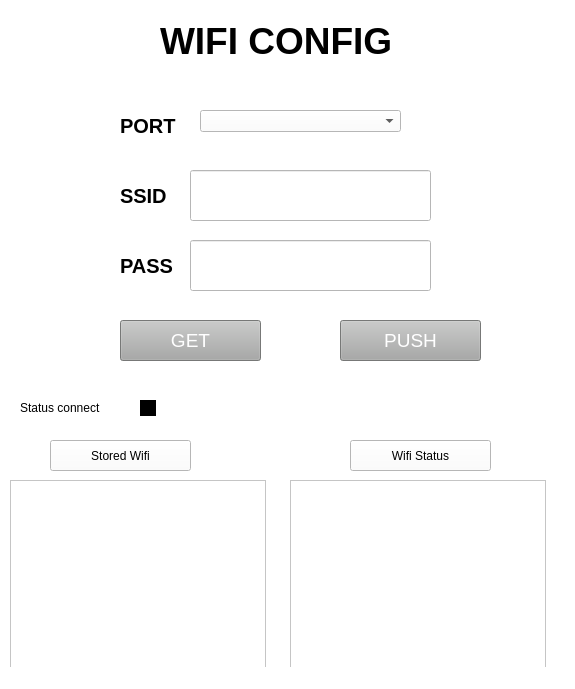
<?xml version="1.0" encoding="UTF-8"?>
<ui version="4.0">
 <class>MainWindow</class>
 <widget class="QMainWindow" name="MainWindow">
  <property name="geometry">
   <rect>
    <x>0</x>
    <y>0</y>
    <width>575</width>
    <height>689</height>
   </rect>
  </property>
  <property name="focusPolicy">
   <enum>Qt::TabFocus</enum>
  </property>
  <property name="windowTitle">
   <string>MainWindow</string>
  </property>
  <property name="toolTipDuration">
   <number>4</number>
  </property>
  <property name="styleSheet">
   <string notr="true">
background-color: rgb(0255, 255, 255);</string>
  </property>
  <property name="toolButtonStyle">
   <enum>Qt::ToolButtonTextOnly</enum>
  </property>
  <widget class="QWidget" name="centralwidget">
   <widget class="QLineEdit" name="SSID">
    <property name="geometry">
     <rect>
      <x>190</x>
      <y>170</y>
      <width>241</width>
      <height>51</height>
     </rect>
    </property>
    <property name="font">
     <font>
      <pointsize>14</pointsize>
      <weight>50</weight>
      <bold>false</bold>
     </font>
    </property>
    <property name="styleSheet">
     <string notr="true">font-size:14pt; color:rgb(0, 0, 0)</string>
    </property>
   </widget>
   <widget class="QLabel" name="label_3">
    <property name="geometry">
     <rect>
      <x>120</x>
      <y>250</y>
      <width>61</width>
      <height>31</height>
     </rect>
    </property>
    <property name="font">
     <font>
      <pointsize>15</pointsize>
      <weight>75</weight>
      <bold>true</bold>
     </font>
    </property>
    <property name="styleSheet">
     <string notr="true">font-size:15pt; color:rgb(0, 0, 0)</string>
    </property>
    <property name="text">
     <string>PASS</string>
    </property>
   </widget>
   <widget class="QLabel" name="label">
    <property name="geometry">
     <rect>
      <x>160</x>
      <y>20</y>
      <width>281</width>
      <height>41</height>
     </rect>
    </property>
    <property name="font">
     <font>
      <pointsize>28</pointsize>
      <weight>75</weight>
      <bold>true</bold>
     </font>
    </property>
    <property name="cursor">
     <cursorShape>UpArrowCursor</cursorShape>
    </property>
    <property name="styleSheet">
     <string notr="true">color:rgb(0, 0, 0); font-size:28pt;</string>
    </property>
    <property name="lineWidth">
     <number>3</number>
    </property>
    <property name="text">
     <string>WIFI CONFIG</string>
    </property>
   </widget>
   <widget class="QLineEdit" name="PASS">
    <property name="geometry">
     <rect>
      <x>190</x>
      <y>240</y>
      <width>241</width>
      <height>51</height>
     </rect>
    </property>
    <property name="styleSheet">
     <string notr="true">font-size:14pt; color:rgb(0, 0, 0)</string>
    </property>
    <property name="text">
     <string/>
    </property>
   </widget>
   <widget class="QLabel" name="label_2">
    <property name="geometry">
     <rect>
      <x>120</x>
      <y>180</y>
      <width>61</width>
      <height>31</height>
     </rect>
    </property>
    <property name="font">
     <font>
      <pointsize>15</pointsize>
      <weight>75</weight>
      <bold>true</bold>
     </font>
    </property>
    <property name="styleSheet">
     <string notr="true">font-size:15pt; color:rgb(0, 0, 0)</string>
    </property>
    <property name="text">
     <string>SSID</string>
    </property>
   </widget>
   <widget class="QPushButton" name="Getwifi">
    <property name="geometry">
     <rect>
      <x>120</x>
      <y>320</y>
      <width>141</width>
      <height>41</height>
     </rect>
    </property>
    <property name="styleSheet">
     <string notr="true">background-color: rgb(167, 168, 167); font-size:14pt; color:rgb(255, 255, 255)</string>
    </property>
    <property name="text">
     <string>GET</string>
    </property>
   </widget>
   <widget class="QPushButton" name="Pushwifi">
    <property name="geometry">
     <rect>
      <x>340</x>
      <y>320</y>
      <width>141</width>
      <height>41</height>
     </rect>
    </property>
    <property name="styleSheet">
     <string notr="true">background-color: rgb(167, 168, 167); font-size:14pt; color:rgb(255, 255, 255)</string>
    </property>
    <property name="text">
     <string>PUSH</string>
    </property>
   </widget>
   <widget class="QLabel" name="label_4">
    <property name="geometry">
     <rect>
      <x>120</x>
      <y>110</y>
      <width>61</width>
      <height>31</height>
     </rect>
    </property>
    <property name="font">
     <font>
      <pointsize>15</pointsize>
      <weight>75</weight>
      <bold>true</bold>
     </font>
    </property>
    <property name="styleSheet">
     <string notr="true">font-size:15pt; color:rgb(0, 0, 0)</string>
    </property>
    <property name="text">
     <string>PORT</string>
    </property>
   </widget>
   <widget class="QComboBox" name="Port">
    <property name="geometry">
     <rect>
      <x>200</x>
      <y>110</y>
      <width>201</width>
      <height>22</height>
     </rect>
    </property>
   </widget>
   <widget class="QLabel" name="label_5">
    <property name="geometry">
     <rect>
      <x>20</x>
      <y>400</y>
      <width>91</width>
      <height>16</height>
     </rect>
    </property>
    <property name="text">
     <string>Status connect</string>
    </property>
   </widget>
   <widget class="QLabel" name="Connectled">
    <property name="geometry">
     <rect>
      <x>140</x>
      <y>400</y>
      <width>16</width>
      <height>16</height>
     </rect>
    </property>
    <property name="styleSheet">
     <string notr="true">background-color: rgb(0, 0, 0)</string>
    </property>
    <property name="text">
     <string/>
    </property>
   </widget>
   <widget class="QPushButton" name="Storedwifi">
    <property name="geometry">
     <rect>
      <x>50</x>
      <y>440</y>
      <width>141</width>
      <height>31</height>
     </rect>
    </property>
    <property name="text">
     <string>Stored Wifi</string>
    </property>
   </widget>
   <widget class="QLabel" name="statusConnection">
    <property name="geometry">
     <rect>
      <x>200</x>
      <y>400</y>
      <width>81</width>
      <height>16</height>
     </rect>
    </property>
    <property name="text">
     <string/>
    </property>
   </widget>
   <widget class="QListWidget" name="stored">
    <property name="geometry">
     <rect>
      <x>10</x>
      <y>480</y>
      <width>256</width>
      <height>192</height>
     </rect>
    </property>
   </widget>
   <widget class="QPushButton" name="Getstatuswifi">
    <property name="geometry">
     <rect>
      <x>350</x>
      <y>440</y>
      <width>141</width>
      <height>31</height>
     </rect>
    </property>
    <property name="text">
     <string>Wifi Status</string>
    </property>
   </widget>
   <widget class="QListWidget" name="Wifistatus">
    <property name="geometry">
     <rect>
      <x>290</x>
      <y>480</y>
      <width>256</width>
      <height>192</height>
     </rect>
    </property>
   </widget>
  </widget>
  <widget class="QStatusBar" name="statusbar"/>
 </widget>
 <resources/>
 <connections/>
</ui>
